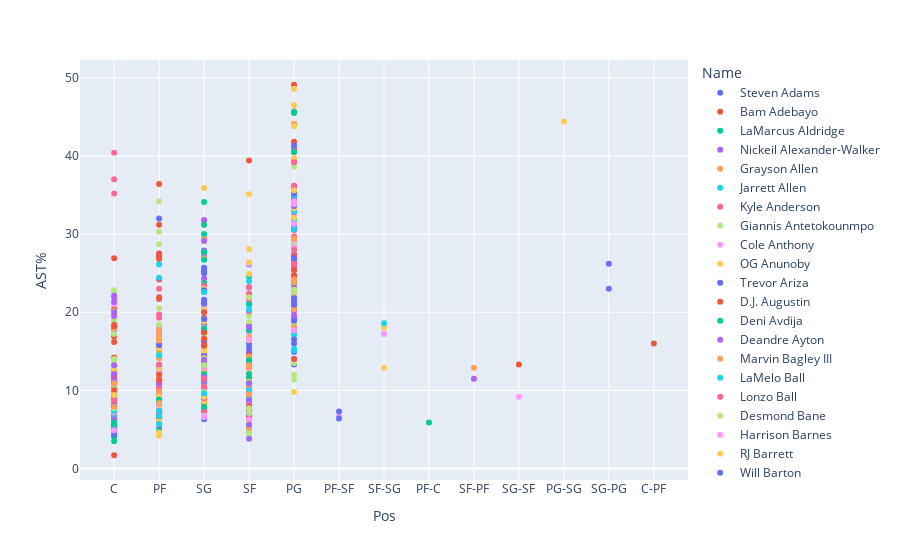

Notebook code cell kept with this figure:
### Code cell
px.scatter(player_final, x = 'position', y = 'AST%', color = 'Name')
